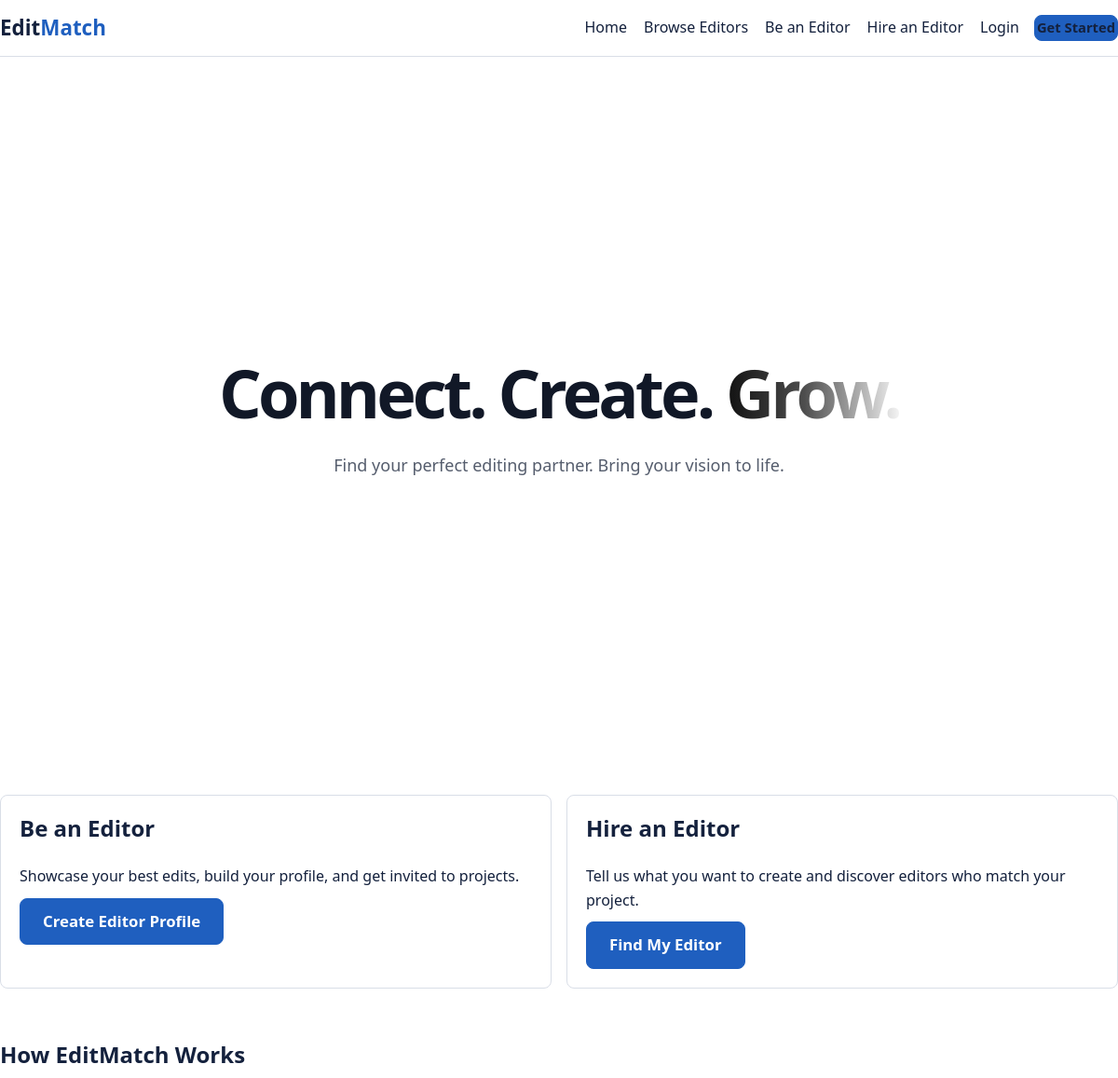
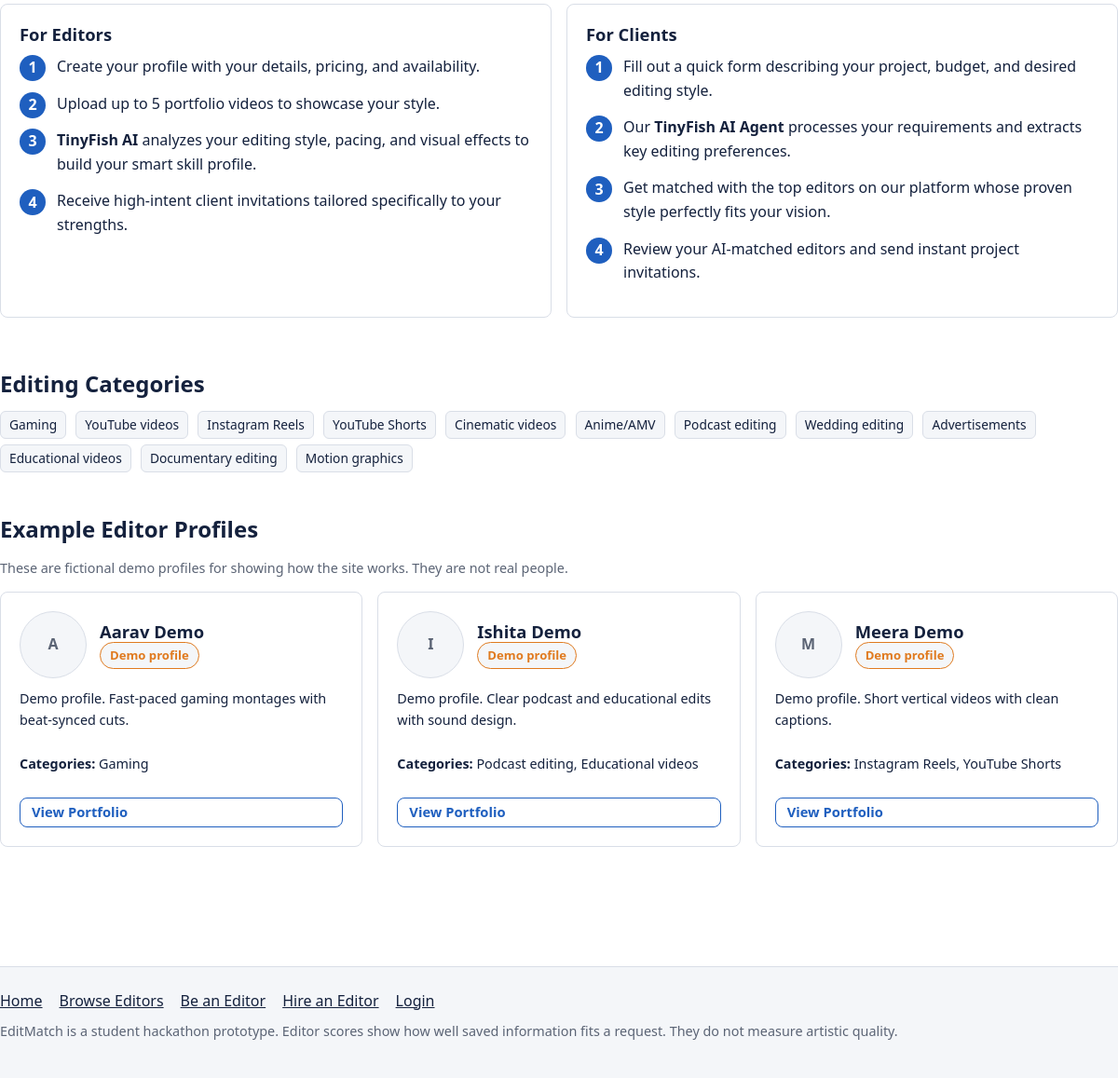
The page / on the database its author committed (2 pictures, top to bottom).
### tables this page shows
CREATE TABLE editor_profiles (
    id INTEGER PRIMARY KEY AUTOINCREMENT,
    user_id INTEGER NOT NULL UNIQUE REFERENCES users(id) ON DELETE CASCADE,
    profile_photo TEXT NOT NULL DEFAULT '',
    bio TEXT NOT NULL DEFAULT '',
    city TEXT NOT NULL DEFAULT '',
    experience_level TEXT NOT NULL DEFAULT '',
    languages TEXT NOT NULL DEFAULT '',
    categories TEXT NOT NULL DEFAULT '',
    games TEXT NOT NULL DEFAULT '',
    skill_tags TEXT NOT NULL DEFAULT '',
    pricing_model TEXT NOT NULL DEFAULT '',
    minimum_price INTEGER,                      -- rupees; NULL means "not stated"
    maximum_price INTEGER,
    price_negotiable INTEGER NOT NULL DEFAULT 0,
    delivery_hours INTEGER,                     -- typical delivery time; NULL means "not stated"
    availability TEXT NOT NULL DEFAULT '',
    preferred_contact TEXT NOT NULL DEFAULT '',
    contact_email TEXT NOT NULL DEFAULT '',     -- private: only shown after an accepted invitation
    social_link TEXT NOT NULL DEFAULT '',
    youtube_link TEXT NOT NULL DEFAULT '',
    portfolio_website TEXT NOT NULL DEFAULT '',
    portfolio_url TEXT NOT NULL DEFAULT '',
    tinyfish_analysis_json TEXT,                -- facts extracted from the public portfolio
    tinyfish_analysis_status TEXT NOT NULL DEFAULT 'not_requested',
    tinyfish_last_checked TEXT,
    created_at TEXT NOT NULL DEFAULT (datetime('now')),
    updated_at TEXT NOT NULL DEFAULT (datetime('now'))
);

CREATE TABLE users (
    id INTEGER PRIMARY KEY AUTOINCREMENT,
    full_name TEXT NOT NULL,
    email TEXT NOT NULL UNIQUE,
    password_hash TEXT NOT NULL,
    role TEXT NOT NULL CHECK (role IN ('editor', 'client')),
    is_demo INTEGER NOT NULL DEFAULT 0,        -- 1 = fictional seed data
    created_at TEXT NOT NULL DEFAULT (datetime('now'))
);

### app.py (the view)
@app.route("/")
def index():
    demo_editors = fetch_editor_profiles("WHERE u.is_demo = 1", limit=3)
    return render_template("index.html", demo_editors=demo_editors)

### app.py (called while the page is built)
def current_user():
    if "user_id" not in session:
        return None
    if "current_user" not in g:
        g.current_user = database.get_db().execute(
            "SELECT * FROM users WHERE id = ?", (session["user_id"],)
        ).fetchone()
    return g.current_user

def fetch_samples(editor_id):
    rows = database.get_db().execute(
        "SELECT * FROM portfolio_samples WHERE editor_id = ? ORDER BY position, id", (editor_id,)
    ).fetchall()
    samples = []
    for row in rows:
        sample = dict(row)
        sample["tag_list"] = matching.split_csv(sample["skill_tags"])
        samples.append(sample)
    return samples

def hydrate_profile(row):
    profile = dict(row)
    profile["category_list"] = matching.split_csv(profile["categories"])
    profile["game_list"] = matching.split_csv(profile["games"])
    profile["skill_list"] = matching.split_csv(profile["skill_tags"])
    profile["samples"] = fetch_samples(profile["id"])
    profile["analysis"] = json.loads(profile["tinyfish_analysis_json"]) if profile["tinyfish_analysis_json"] else None
    return profile

def fetch_editor_profiles(where="", params=(), limit=None):
    sql = (
        "SELECT ep.*, u.full_name, u.is_demo FROM editor_profiles ep "
        "JOIN users u ON u.id = ep.user_id " + where + " ORDER BY u.full_name"
    )
    if limit:
        sql += f" LIMIT {int(limit)}"
    rows = database.get_db().execute(sql, params).fetchall()
    return [hydrate_profile(row) for row in rows]

### database.py (called while the page is built)
def get_db():
    if "db" not in g:
        g.db = sqlite3.connect(current_app.config["DATABASE"])
        g.db.row_factory = sqlite3.Row  # lets us read columns by name, e.g. row["email"]
        g.db.execute("PRAGMA foreign_keys = ON")
    return g.db

### matching_service.py (called while the page is built)
def split_csv(text):
    items = text if isinstance(text, (list, tuple)) else str(text or "").split(",")
    return [str(item).strip() for item in items if str(item).strip()]

### tinyfish_service.py (called while the page is built)
def is_configured():
    return bool(os.environ.get("TINYFISH_API_KEY", "").strip())

### templates/index.html (shortened to what this page needs)
{% extends "base.html" %}
{% from "_macros.html" import status_badge with context %}
{% block content %}
<section class="hero">
    <video class="hero-video" autoplay muted loop playsinline>
        <source src="{{ url_for('static', filename='videos/hero.mp4') }}" type="video/mp4">
    </video>
    <div class="hero-content">
        <h1>
            Connect. Create.
            <span class="gradient-text"> Grow.</span>
        </h1>
        <p class="hero-lead">
            Find your perfect editing partner. Bring your vision to life.
        </p>
    </div>
</section>
<section>
  <div class="grid-2">
    <div class="card choice-card">
      <h2>Be an Editor</h2>
      <p>Showcase your best edits, build your profile, and get invited to projects.</p>
      <div><a class="btn btn-large" href="{{ url_for('register', type='editor') }}">Create Editor Profile</a></div>
    </div>
    <div class="card choice-card">
      <h2>Hire an Editor</h2>
      <p>Tell us what you want to create and discover editors who match your project.</p>
      <div><a class="btn btn-large" href="{{ url_for('register', type='client') }}">Find My Editor</a></div>
    </div>
  </div>
</section>
<section>
  <h2>How EditMatch Works</h2>
  <div class="grid-2">
    <div class="card">
      <h3>For Editors</h3>
      <ol class="step-list">
        <li>Create your profile with your details, pricing, and availability.</li>
        <li>Upload up to 5 portfolio videos to showcase your style.</li>
        <li><strong>TinyFish AI</strong> analyzes your editing style, pacing, and visual effects to build your smart skill profile.</li>
        <li>Receive high-intent client invitations tailored specifically to your strengths.</li>
      </ol>
    </div>
    <div class="card">
      <h3>For Clients</h3>
      <ol class="step-list">
        <li>Fill out a quick form describing your project, budget, and desired editing style.</li>
        <li>Our <strong>TinyFish AI Agent</strong> processes your requirements and extracts key editing preferences.</li>
        <li>Get matched with the top editors on our platform whose proven style perfectly fits your vision.</li>
        <li>Review your AI-matched editors and send instant project invitations.</li>
      </ol>
    </div>
  </div>
</section>
<section>
  <h2>Editing Categories</h2>
  <div class="tag-list">
    {% for name in ["Gaming", "YouTube videos", "Instagram Reels", "YouTube Shorts", "Cinematic videos", "Anime/AMV", "Podcast editing", "Wedding editing", "Advertisements", "Educational videos", "Documentary editing", "Motion graphics"] %}
      <span class="tag">{{ name }}</span>
    {% endfor %}
  </div>
</section>
<section>
  <h2>Example Editor Profiles</h2>
  <p class="muted small">These are fictional demo profiles for showing how the site works. They are not real people.</p>
  {% if demo_editors %}
    <div class="grid-3">
      {% for profile in demo_editors %}
        <article class="card editor-card">
          <div class="editor-head">
            <div class="avatar" aria-hidden="true">{{ profile.full_name[0] }}</div>
            <div>
              <h3>{{ profile.full_name }}</h3>
              <span class="badge badge-demo">Demo profile</span>
            </div>
          </div>
          <p class="small">{{ profile.bio }}</p>
          <p class="small"><strong>Categories:</strong> {{ profile.categories or 'Not stated' }}</p>
          <a class="btn btn-secondary btn-small" href="{{ url_for('editor_profile', profile_id=profile.id) }}">View Portfolio</a>
        </article>
      {% endfor %}
    </div>
  {% else %}
    <div class="empty-state">
      <p>No demo profiles yet. Run <code>python seed_demo.py</code> to add fictional examples.</p>
    </div>
  {% endif %}
</section>
{% endblock %}

### templates/base.html (shortened to what this page needs)
<!doctype html>
<html lang="en">
<head>
  <link rel="stylesheet" href="{{ url_for('static', filename='css/style.css') }}">
</head>
<body>
  <header class="site-header">
    <div class="container nav-row">
      <a href="{{ url_for('index') }}" class="logo">Edit<span>Match</span></a>
      <nav class="nav-links" aria-label="Main navigation">
        <a href="{{ url_for('index') }}">Home</a>
        <a href="{{ url_for('browse_editors') }}">Browse Editors</a>
        {% if current_user %}
          <a href="{{ dashboard_url }}">Dashboard</a>
          <form method="post" action="{{ url_for('logout') }}" class="inline-form">
            <input type="hidden" name="csrf_token" value="{{ csrf_token() }}">
            <button type="submit" class="link-button">Logout</button>
          </form>
        {% else %}
          <a href="{{ url_for('register', type='editor') }}">Be an Editor</a>
          <a href="{{ url_for('register', type='client') }}">Hire an Editor</a>
          <a href="{{ url_for('login') }}">Login</a>
          <a class="btn btn-small" href="{{ url_for('register') }}">Get Started</a>
        {% endif %}
      </nav>
    </div>
  </header>
  <main id="main" class="container">
    {% block content %}{% endblock %}
  </main>
  <footer class="site-footer">
    <div class="container">
      <nav class="footer-links" aria-label="Footer navigation">
        <a href="{{ url_for('index') }}">Home</a>
        <a href="{{ url_for('browse_editors') }}">Browse Editors</a>
        <a href="{{ url_for('register', type='editor') }}">Be an Editor</a>
        <a href="{{ url_for('register', type='client') }}">Hire an Editor</a>
        <a href="{{ url_for('login') }}">Login</a>
      </nav>
      <p class="muted small">EditMatch is a student hackathon prototype. Editor scores show how well saved information fits a request. They do not measure artistic quality.</p>
    </div>
  </footer>
</body>
</html>

### rows shown on the page
editor_profiles: full_name "A", full_name "Aarav Demo", bio "Demo profile. Fast-paced gaming montages with beat-synced cuts.", categories "Gaming"
editor_profiles: full_name "I", full_name "Ishita Demo", bio "Demo profile. Clear podcast and educational edits with sound design.", categories "Podcast editing, Educational videos"
editor_profiles: full_name "M", full_name "Meera Demo", bio "Demo profile. Short vertical videos with clean captions.", categories "Instagram Reels, YouTube Shorts"

### other values the page prints
{{ name }} "Gaming" "YouTube videos" "Instagram Reels" "YouTube Shorts" "Cinematic videos" "Anime/AMV" "Podcast editing" "Wedding editing" "Advertisements" "Educational videos" "Documentary editing" "Motion graphics"
